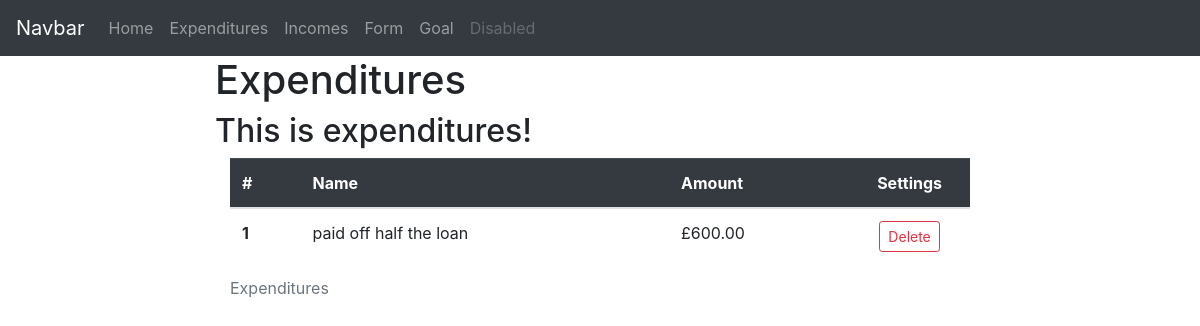
Page /expenditures on the earlier database version.
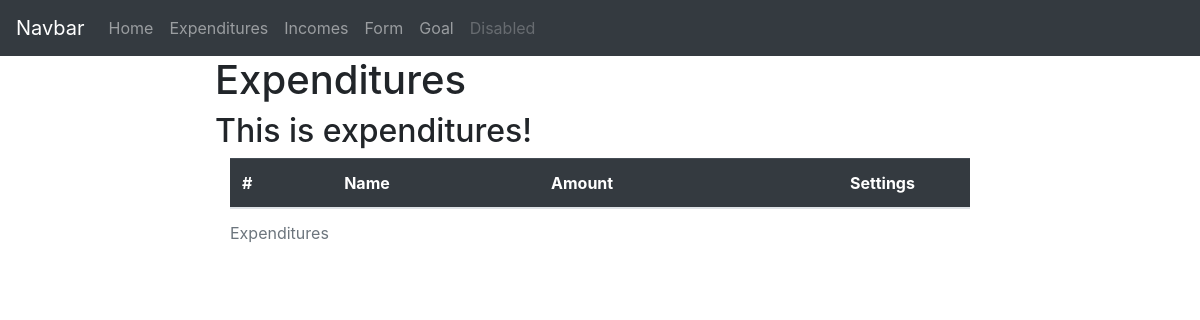
Same page on the later database version.
### app/models.py (models this page shows)
class Expenditure(db.Model):
    id = db.Column(db.Integer, primary_key=True)
    name = db.Column(db.String(500), index=True, unique=True, nullable=False)
    amount = db.Column(db.Float, nullable=False)

### app/views.py (the view)
@app.route('/expenditures', methods =['GET','POST'])
def expenditures():
    with app.app_context():
        expenditures_list=db.session.query(models.Expenditure).all()
    expenditures_count = len(expenditures_list)
    expenditures={'description':'This is expenditures!',
          'expenditure_table':"This should be a table of expenditures"}
    return render_template('expenditures.html', title='Expenditures', expenditures_list = expenditures_list,expenditures=expenditures, expenditures_count=expenditures_count) #this is the base location

### app/templates/expenditures.html
{% extends "base.html" %}]
{%block content%}
<h1>Expenditures</h1>
<h2>{{expenditures.description}}</h2>
<div class="container">
    <table class="table table-hover">
        <caption>Expenditures</caption>
        <thead class="table-dark">
          <tr>
            <th scope="col">#</th>
            <th scope="col">Name</th>
            <th scope="col">Amount</th>
            <th scope="col">
                <div class="row justify-content-md-center">
                Settings
                </div>
            </th>
          </tr>
        </thead>
        <tbody>
          {% for x in range(1,expenditures_count+1) %}
          <tr>
            <th scope="row">{{x}}</th>
            <td>{{expenditures_list[x-1].name}}</td>
            <td>£{{'%0.2f'|format(expenditures_list[x-1].amount|float)}}</td>
            <td><div class="row justify-content-center"><form method="post" action="{{ url_for('delete_expenditure', id=expenditures_list[x-1].id) }}">
                <button type="submit" class="btn btn-outline-danger btn-sm">Delete</button>
            </form></div></td>
          </tr>
          {% endfor %}
        </tbody>
      </table>
</div>
{%endblock%}

Differences in the rows shown:
removed Expenditure: name "paid off half the loan", amount "600.00"
Other differences:
list line gone: "1 £ Delete"
